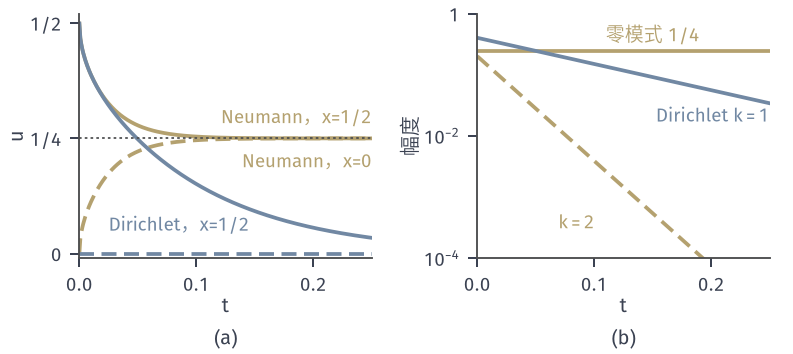

Reproduce this figure in Python.
from pathlib import Path
import sys
HERE = Path(__file__).resolve().parent
sys.path.insert(0, str(HERE.parent/"heat-common"))
from heat_fig import *
# Zero Neumann mode remains; Dirichlet lowest mode decays. Point temperatures of the tent solution.
fig, axes = figure(width_mm=112, height_mm=50, ncols=2)
panel(fig, left=.1, wspace=.36, bottom=.27)
T = np.linspace(1e-6, .25, 300)
ax = axes[0]
ax.plot(T, np.array([uN(.5, t)[0] for t in T]), color=YELLOW, lw=1.5); ax.plot(T, np.array([uN(0., t)[0] for t in T]), color=YELLOW, lw=1.5, ls=DASH)
ax.plot(T, np.array([uD(.5, t)[0] for t in T]), color=BLUE, lw=1.5); ax.plot(T, 0*T, color=BLUE, lw=1.5, ls=DASH, clip_on=False)
ax.axhline(.25, color=STROKE, lw=.7, ls=DOT)
lab(ax, .25, .275, 'Neumann，x=1/2', YELLOW, ha='right', va='bottom', fontsize=7.5); lab(ax, .25, .22, 'Neumann，x=0', YELLOW, ha='right', va='top'); lab(ax, .025, .05, 'Dirichlet，x=1/2', BLUE, ha='left')
ax.set_xlim(0, .25); ax.set_ylim(-.01, .52); ax.set_xticks([0, .1, .2]); ax.set_yticks([0, .25, .5]); ax.set_yticklabels(['0', '1/4', '1/2']); axlab(ax, '$t$', '$u$')
ax = axes[1]
ax.semilogy(T, 0*T+.25, color=YELLOW, lw=1.5); ax.semilogy(T, 2/pi**2*np.exp(-4*pi**2*T), color=YELLOW, lw=1.5, ls=DASH)
ax.semilogy(T, 4/pi**2*np.exp(-pi**2*T), color=BLUE, lw=1.5)
lab(ax, .15, .31, '零模式 1/4', YELLOW, ha='center', va='bottom'); lab(ax, .1, 3e-4, r'$k=2$', YELLOW, ha='right'); lab(ax, .25, .03, r'Dirichlet $k=1$', BLUE, ha='right', va='top')
ax.set_xlim(0, .25); ax.set_ylim(1e-4, 1); ax.minorticks_off(); ax.set_xticks([0, .1, .2]); ax.set_yticks([1, 1e-2, 1e-4]); ax.set_yticklabels(['1', '$10^{-2}$', '$10^{-4}$']); axlab(ax, '$t$', '幅度')
tags(fig, axes)
save(fig, HERE, 'figure', {'rates': 'pi^2 vs 4 pi^2'})
